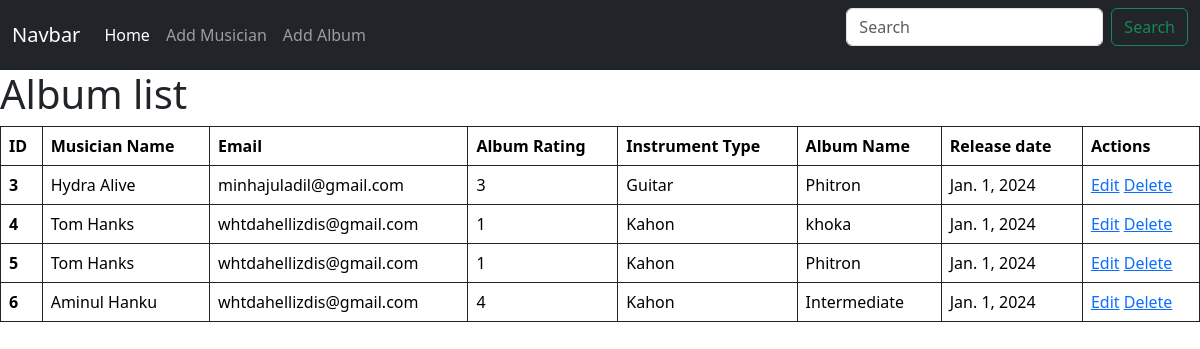
The page / on the database its author committed.
### Album/models.py (models this page shows)
class AlbumDB(models.Model):
    Album_Name = models.CharField(max_length=40)
    Rating = models.CharField(max_length=1 ,choices=RATING_CHOICES,default='1')
    Release_date =models.DateField(default=timezone.now)
    musician =models.ForeignKey(MusicianDB, on_delete=models.CASCADE)

### Musician/models.py (models this page shows, shortened)
class MusicianDB(models.Model):
    First_Name = models.CharField(max_length=40)
    Last_Name = models.CharField(max_length=40)
    Email = models.EmailField()
    Phone_number= models.CharField(max_length=14)
    Instrument_type= models.CharField(max_length=14)

### Musicians_directory/views.py (the view)
# urls.py: path('', views.home,name='homepage'),
def home(request):
    db = AlbumDB.objects.all()
    return render(request,'home.html',{'db':db})

### templates/home.html
{% extends "base.html" %}
{% block content %}
    <h1>Album list</h1>
<table class="table table-bordered border-dark pt-3 ">
    <thead>
      <tr>
        <th scope="col">ID</th>
        <th scope="col">Musician Name</th>
        <th scope="col">Email</th>
        <th scope="col">Album Rating</th>
        <th scope="col">Instrument Type</th>
        <th scope="col">Album Name</th>
        <th scope="col">Release date</th>
        <th scope="col">Actions</th>
      </tr>
    </thead>
    <tbody>
        {% for albums in db %}
        <tr>
            <th scope="row">{{albums.id}}</th>
            <td><a style="text-decoration:none ; color:inherit;" href="{%url 'edit_musician' albums.musician.id%}"> {{albums.musician.First_Name}} {{albums.musician.Last_Name}} </a></td>
            <td>{{albums.musician.Email}}</td>
            <td>{{albums.Rating}}</td>
            <td>{{albums.musician.Instrument_type}}</td>
            <td>{{albums.Album_Name}}</td>
            <td>{{albums.Release_date}}</td>
            <td><a href='{% url "edit_album" albums.id  %}'>Edit</a>   <a href='{% url "delete_album" albums.id  %}'>Delete</a> </td>
          </tr>
        {% endfor %}
    </tbody>
  </table>
{% endblock content %}

### templates/base.html (shortened to what this page needs)
<html lang="en">
  <head>
    <link href="https://cdn.jsdelivr.net/npm/bootstrap@5.3.2/dist/css/bootstrap.min.css" rel="stylesheet">
  </head>
  <body>
    <nav class="navbar navbar-expand-lg navbar-dark bg-dark">
      <div class="container-fluid">
        <a class="navbar-brand" href="#">Navbar</a>
        <div class="collapse navbar-collapse" id="navbarSupportedContent">
          <ul class="navbar-nav me-auto mb-2 mb-lg-0">
            <li class="nav-item">
              <a class="nav-link active" aria-current="page" href="{% url 'homepage' %}">Home</a>
            </li>
            <li class="nav-item">
              <a class="nav-link" href="{% url 'add_musician' %}">Add Musician</a>
            </li>
            <li class="nav-item">
              <a class="nav-link" href="{% url 'add_album' %}">Add Album</a>
            </li>
          </ul>
          <form class="d-flex">
            <input class="form-control me-2" type="search" placeholder="Search" aria-label="Search">
            <button class="btn btn-outline-success" type="submit">Search</button>
          </form>
        </div>
      </div>
    </nav>
    {% block content %}
    {% endblock content %}
  </body>
</html>

### rows shown on the page
AlbumDB: id "3", musician.First_Name "Hydra", musician.Last_Name "Alive", musician.Email "minhajuladil@gmail.com", Rating "3", musician.Instrument_type "Guitar", Album_Name "Phitron", Release_date "Jan. 1, 2024"
AlbumDB: id "4", musician.First_Name "Tom", musician.Last_Name "Hanks", musician.Email "whtdahellizdis@gmail.com", Rating "1", musician.Instrument_type "Kahon", Album_Name "khoka", Release_date "Jan. 1, 2024"
AlbumDB: id "5", musician.First_Name "Tom", musician.Last_Name "Hanks", musician.Email "whtdahellizdis@gmail.com", Rating "1", musician.Instrument_type "Kahon", Album_Name "Phitron", Release_date "Jan. 1, 2024"
AlbumDB: id "6", musician.First_Name "Aminul", musician.Last_Name "Hanku", musician.Email "whtdahellizdis@gmail.com", Rating "4", musician.Instrument_type "Kahon", Album_Name "Intermediate", Release_date "Jan. 1, 2024"
